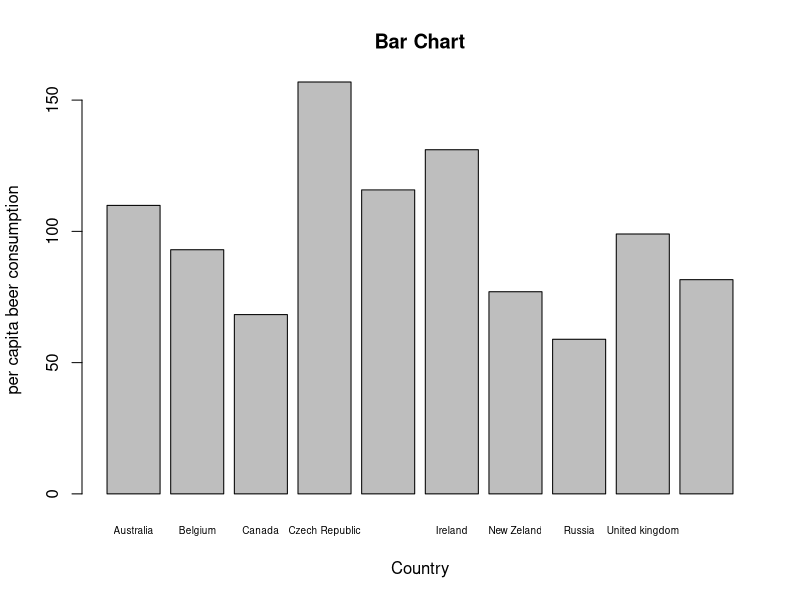

R code for this plot:
#####page_26###
rm(list=ls())
country<-c("Australia","Belgium","Canada","Czech Republic","Germany","Ireland","New Zeland","Russia","United kingdom","United States")
consumption<-c(109.9,93,68.3,156.9,115.8,131.1,77,58.9,99,81.6)
barplot(consumption,names.arg=country,main="Bar Chart",xlab="Country",ylab="per capita beer consumption",cex.names=0.6)
